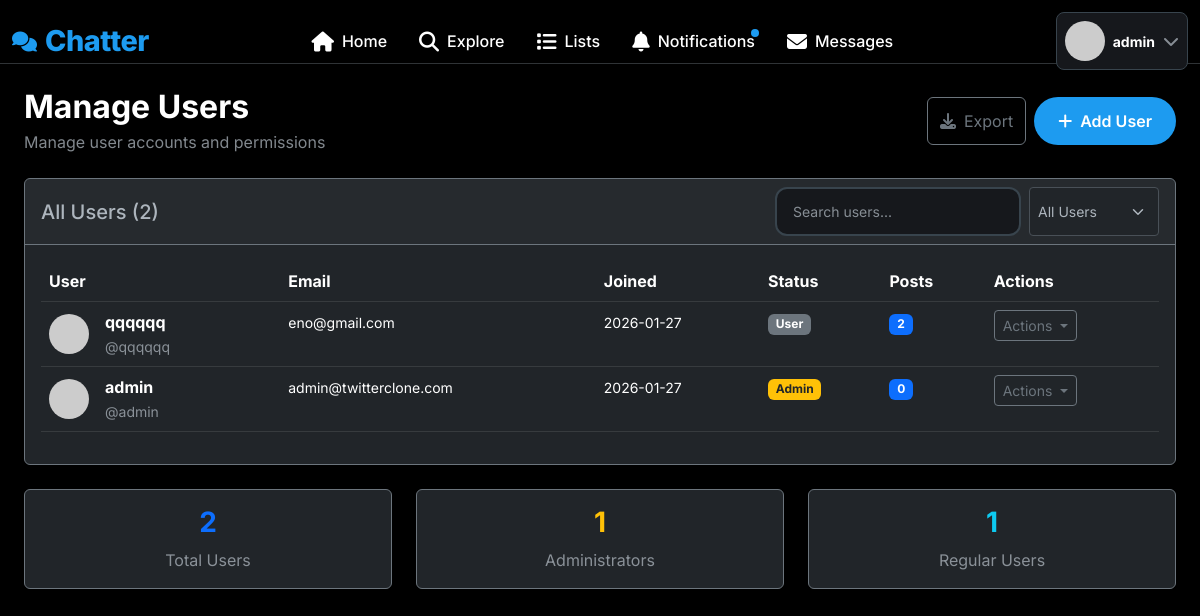
The app's page /admin/users (signed in) with its own data.
### app.py (models this page shows, shortened)
class User(UserMixin, db.Model):
    id = db.Column(db.Integer, primary_key=True)
    username = db.Column(db.String(80), unique=True, nullable=False, index=True)
    email = db.Column(db.String(120), unique=True, nullable=False, index=True)
    password_hash = db.Column(db.String(200), nullable=False)
    bio = db.Column(db.String(500))
    location = db.Column(db.String(100))
    website = db.Column(db.String(200))
    profile_picture = db.Column(db.String(200), default='default.jpg')
    cover_picture = db.Column(db.String(200), default='default_cover.jpg')
    is_admin = db.Column(db.Boolean, default=False)
    created_at = db.Column(db.DateTime, default=datetime.utcnow)
    is_online = db.Column(db.Boolean, default=False)
    last_seen = db.Column(db.DateTime, default=datetime.utcnow)
    is_verified = db.Column(db.Boolean, default=False)
    posts = db.relationship('Post', backref='author', lazy='dynamic', cascade='all, delete-orphan')
    likes = db.relationship('Like', backref='user', lazy='dynamic', cascade='all, delete-orphan')
    comments = db.relationship('Comment', backref='author', lazy='dynamic', cascade='all, delete-orphan')
    notifications = db.relationship('Notification', backref='user', lazy='dynamic', cascade='all, delete-orphan')
    sent_messages = db.relationship('Message', foreign_keys='Message.sender_id', backref='sender', lazy='dynamic')
    received_messages = db.relationship('Message', foreign_keys='Message.receiver_id', backref='receiver', lazy='dynamic')
    bookmarks = db.relationship('Bookmark', backref='user', lazy='dynamic', cascade='all, delete-orphan')
    reports_made = db.relationship('Report', foreign_keys='Report.reporter_id', backref='reporter', lazy='dynamic')
    reports_received = db.relationship('Report', foreign_keys='Report.reported_id', backref='reported', lazy='dynamic')
    pinned_posts = db.relationship('PinnedPost', backref='user', lazy='dynamic', cascade='all, delete-orphan')
    created_lists = db.relationship('UserList', backref='creator', lazy='dynamic', cascade='all, delete-orphan')
    list_subscriptions = db.relationship('ListSubscriber', backref='subscriber', lazy='dynamic', cascade='all, delete-orphan')
    list_memberships = db.relationship('ListMember', backref='member', lazy='dynamic', cascade='all, delete-orphan')
    followed = db.relationship(
        'User', secondary=followers,
        primaryjoin=(followers.c.follower_id == id),
        secondaryjoin=(followers.c.followed_id == id),
        backref=db.backref('followers', lazy='dynamic'), lazy='dynamic')
    blocked = db.relationship(
        'User', secondary=blocked_users,
        primaryjoin=(blocked_users.c.blocker_id == id),
        secondaryjoin=(blocked_users.c.blocked_id == id),
        backref=db.backref('blocked_by', lazy='dynamic'), lazy='dynamic')
    def get_unread_message_count(self):
        return Message.query.filter_by(receiver_id=self.id, is_read=False).count()
    def get_unread_notification_count(self):
        return Notification.query.filter_by(user_id=self.id, is_read=False).count()

### app.py (the view)
@app.route('/admin/users')
@login_required
@admin_required
def admin_users():
    users = User.query.order_by(User.created_at.desc()).all()
    return render_template('admin/users.html', users=users)

### app.py (called while the page is built)
@login_manager.user_loader
def load_user(user_id):
    return User.query.get(int(user_id))

def admin_required(f):
    @wraps(f)
    def decorated_function(*args, **kwargs):
        if not current_user.is_authenticated or not current_user.is_admin:
            flash('You need admin privileges to access this page.', 'danger')
            return redirect(url_for('index'))
        return f(*args, **kwargs)
    return decorated_function

@app.before_request
def update_last_seen():
    if current_user.is_authenticated:
        current_user.last_seen = datetime.utcnow()
        if current_user.is_online and (datetime.utcnow() - current_user.last_seen).seconds > 300:
            current_user.is_online = False
        db.session.commit()

@app.before_request
def check_blocked():
    if current_user.is_authenticated:
        pass

### templates/admin/users.html (shortened to what this page needs)
{% extends "base.html" %}
{% block content %}
<div class="container-fluid py-4">
    <div class="d-flex justify-content-between align-items-center mb-4">
        <div>
            <h1 class="h2 fw-bold mb-1">Manage Users</h1>
            <p class="text-muted mb-0">Manage user accounts and permissions</p>
        </div>
        <div class="d-flex gap-2">
            <button class="btn btn-outline-secondary">
                <i class="fas fa-download me-2"></i>Export
            </button>
            <button class="btn btn-primary">
                <i class="fas fa-plus me-2"></i>Add User
            </button>
        </div>
    </div>
    <div class="card bg-dark border-secondary">
        <div class="card-header border-secondary d-flex justify-content-between align-items-center">
            <h5 class="card-title mb-0">All Users ({{ users|length }})</h5>
            <div class="d-flex gap-2">
                <input type="text" class="form-control form-control-sm" placeholder="Search users..." id="userSearch">
                <select class="form-select form-select-sm" style="width: auto;" id="userFilter">
                    <option value="all">All Users</option>
                </select>
            </div>
        </div>
        <div class="card-body">
            {% if users %}
            <div class="table-responsive">
                <table class="table table-dark table-hover">
                    <thead>
                        <tr>
                            <th>User</th>
                            <th>Email</th>
                            <th>Joined</th>
                            <th>Status</th>
                            <th>Posts</th>
                            <th>Actions</th>
                        </tr>
                    </thead>
                    <tbody>
                        {% for user in users %}
                        <tr>
                            <td>
                                <div class="d-flex align-items-center">
                                    <img src="{{ url_for('static', filename='uploads/profiles/' + user.profile_picture) }}"
                                         class="rounded-circle me-3" width="40" height="40"
                                         onerror="this.src='https://ui-avatars.com/api/?name={{ user.username }}&background=1d9bf0&color=fff'">
                                    <div>
                                        <div class="fw-bold">{{ user.username }}</div>
                                        <small class="text-muted">@{{ user.username }}</small>
                                    </div>
                                </div>
                            </td>
                            <td>
                                <small>{{ user.email }}</small>
                            </td>
                            <td>
                                <small>{{ user.created_at.strftime('%Y-%m-%d') }}</small>
                            </td>
                            <td>
                                {% if user.is_admin %}
                                <span class="badge bg-warning text-dark">Admin</span>
                                {% else %}
                                <span class="badge bg-secondary">User</span>
                                {% endif %}
                            </td>
                            <td>
                                <span class="badge bg-primary">{{ user.posts.count() }}</span>
                            </td>
                            <td>
                                <div class="dropdown">
                                    <button class="btn btn-sm btn-outline-secondary dropdown-toggle"
                                            type="button" data-bs-toggle="dropdown">
                                        Actions
                                    </button>
                                </div>
                            </td>
                        </tr>
                        {% endfor %}
                    </tbody>
                </table>
            </div>
            {% else %}
            <div class="text-center py-5">
                <i class="fas fa-users fa-3x text-muted mb-3"></i>
                <h5 class="text-muted">No users found</h5>
                <p class="text-muted">There are no users in the system.</p>
            </div>
            {% endif %}
        </div>
    </div>
    <div class="row mt-4">
        <div class="col-md-4">
            <div class="card bg-dark border-secondary text-center">
                <div class="card-body">
                    <h3 class="fw-bold text-primary">{{ users|length }}</h3>
                    <p class="text-muted mb-0">Total Users</p>
                </div>
            </div>
        </div>
        <div class="col-md-4">
            <div class="card bg-dark border-secondary text-center">
                <div class="card-body">
                    <h3 class="fw-bold text-warning">{{ users|selectattr('is_admin')|list|length }}</h3>
                    <p class="text-muted mb-0">Administrators</p>
                </div>
            </div>
        </div>
        <div class="col-md-4">
            <div class="card bg-dark border-secondary text-center">
                <div class="card-body">
                    <h3 class="fw-bold text-info">{{ users|rejectattr('is_admin')|list|length }}</h3>
                    <p class="text-muted mb-0">Regular Users</p>
                </div>
            </div>
        </div>
    </div>
</div>
{% endblock %}

### templates/base.html (shortened to what this page needs)
<!DOCTYPE html>
<html lang="en" data-bs-theme="dark">
<head>
    <link href="https://cdn.jsdelivr.net/npm/bootstrap@5.3.0/dist/css/bootstrap.min.css" rel="stylesheet">
    <link href="https://cdnjs.cloudflare.com/ajax/libs/font-awesome/6.4.0/css/all.min.css" rel="stylesheet">
</head>
<body>
    <nav class="top-nav">
        <div class="container-fluid">
            <div class="row align-items-center">
                <div class="col">
                    <div class="d-flex align-items-center justify-content-between">
                        <a href="{{ url_for('feed') if current_user.is_authenticated else url_for('login') }}" class="text-decoration-none">
                            <div class="d-flex align-items-center">
                                <i class="fas fa-comments fa-lg me-2" style="color: var(--primary-color);"></i>
                                <span class="logo">Chatter</span>
                            </div>
                        </a>
                        {% if current_user.is_authenticated %}
                        <div class="d-none d-md-flex align-items-center">
                            <a class="nav-link {% if request.endpoint == 'feed' %}active{% endif %}" href="{{ url_for('feed') }}">
                                <i class="fas fa-home fa-lg me-2"></i>
                                <span>Home</span>
                            </a>
                            <a class="nav-link {% if request.endpoint == 'search' %}active{% endif %}" href="{{ url_for('search') }}">
                                <i class="fas fa-search fa-lg me-2"></i>
                                <span>Explore</span>
                            </a>
                            <a class="nav-link {% if request.endpoint == 'lists' %}active{% endif %}" href="{{ url_for('lists') }}">
                                <i class="fas fa-list fa-lg me-2"></i>
                                <span>Lists</span>
                            </a>
                            <a class="nav-link {% if request.endpoint == 'notifications' %}active{% endif %}" href="{{ url_for('notifications') }}">
                                <i class="fas fa-bell fa-lg me-2"></i>
                                <span>Notifications</span>
                                {% if current_user.get_unread_notification_count() > 0 %}
                                    <span class="notification-dot"></span>
                                {% endif %}
                            </a>
                            <a class="nav-link {% if request.endpoint == 'messages' %}active{% endif %}" href="{{ url_for('messages') }}">
                                <i class="fas fa-envelope fa-lg me-2"></i>
                                <span>Messages</span>
                            </a>
                        </div>
                        {% endif %}
                        {% if current_user.is_authenticated %}
                        <div class="dropdown">
                            <button class="btn d-flex align-items-center text-decoration-none p-2 rounded-3"
                                    style="background: var(--card-color); border: 1px solid var(--border-light); color: var(--text-primary);"
                                    type="button" data-bs-toggle="dropdown">
                                <img src="{{ url_for('static', filename='uploads/profiles/' + current_user.profile_picture) }}"
                                     class="avatar-sm me-2"
                                     onerror="this.src='https://ui-avatars.com/api/?name={{ current_user.username }}&background=1d9bf0&color=fff'">
                                <span class="fw-bold small">{{ current_user.username }}</span>
                                <i class="fas fa-chevron-down text-muted ms-2"></i>
                            </button>
                        </div>
                        {% else %}
                        <div class="d-flex gap-2">
                            <a href="{{ url_for('login') }}" class="btn btn-outline-primary btn-sm">Login</a>
                            <a href="{{ url_for('signup') }}" class="btn btn-primary btn-sm">Sign Up</a>
                        </div>
                        {% endif %}
                    </div>
                </div>
            </div>
        </div>
    </nav>
    <div class="main-content">
        <div class="container-fluid">
            {% block content %}{% endblock %}
        </div>
    </div>
    <div id="toast-container" class="toast-container position-fixed top-0 end-0 p-3"></div>
</body>
</html>

### templates/base.html (style rules this page uses)
:root { --primary-color: #1d9bf0; --primary-hover: #1a8cd8; --accent-color: #f91880; --success-color: #00ba7c; --background-color: #000000; --card-color: #16181c; --card-hover: #1e2025; --text-primary: #ffffff; --text-secondary: #71767b; --text-muted: #8b98a5; --border-color: #2f3336; --border-light: #38444d; }
* { margin: 0; padding: 0; box-sizing: border-box; }
body { background-color: var(--background-color); color: var(--text-primary); font-family: 'Inter', 'Segoe UI', system-ui, -apple-system, sans-serif; line-height: 1.5; font-weight: 400; padding-top: 64px; }
.main-content { min-height: 100vh; background: var(--background-color); }
.nav-link { color: var(--text-primary) !important; border-radius: 50px; padding: 12px 16px; margin: 4px 0; font-weight: 500; transition: all 0.3s cubic-bezier(0.4, 0, 0.2, 1); position: relative; border: none; background: none; display: flex; align-items: center; text-decoration: none; }
.btn-primary { background: var(--primary-color); border: none; border-radius: 50px; font-weight: 600; padding: 12px 24px; transition: all 0.3s ease; }
.avatar-sm { width: 40px; height: 40px; border-radius: 50%; object-fit: cover; }
.notification-dot { position: absolute; top: 12px; right: 12px; width: 8px; height: 8px; background: var(--primary-color); border-radius: 50%; }
.logo { color: var(--primary-color); font-weight: 800; font-size: 1.8rem; letter-spacing: -0.5px; }
.form-control { background: var(--card-color); border: 2px solid var(--border-light); border-radius: 12px; color: var(--text-primary); padding: 12px 16px; transition: all 0.3s ease; }
.top-nav { background: var(--background-color); border-bottom: 1px solid var(--border-color); padding: 12px 0; position: fixed; top: 0; left: 0; right: 0; z-index: 9999; height: 64px; }
.toast-container { z-index: 9999; }
.container-fluid { position: relative; z-index: 1; }

### records on screen
User: username "admin", email "admin@twitterclone.com", created_at "2026-01-27", is_admin "Admin", posts.count "0"
User: username "qqqqqq", email "eno@gmail.com", created_at "2026-01-27", is_admin "User", posts.count "2"

### other values on screen
{{ users|length }} "2"
{{ users|selectattr('is_admin')|list|length }} "1"
{{ users|rejectattr('is_admin')|list|length }} "1"
